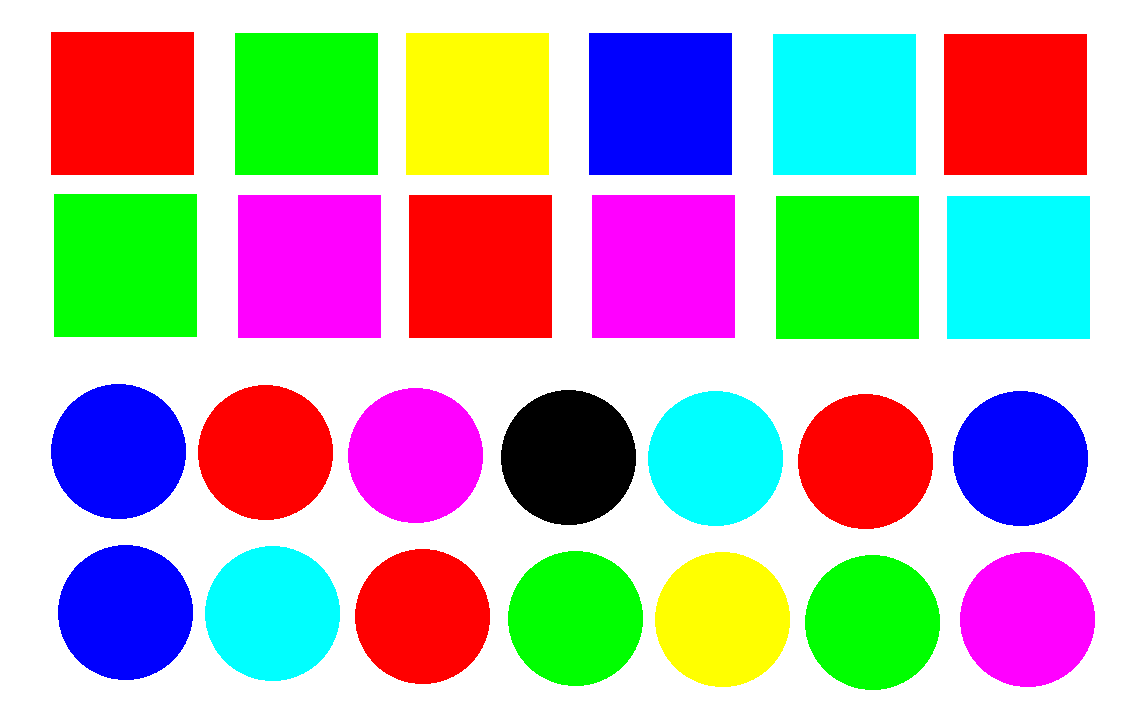
#> input picture Resources/Photos/color.png, 1144 x 714 px
$ python -i filters.py   (imports and definitions only)
#> lines starting #> are read from the running program, lines starting #| are printed output that depends on the picture; after the words box and inside, x2 and y2 are one past the last pixel; in counts of white or black regions, pixels touching at a corner belong together
#> further down, picture is the input picture: shape (714, 1144, 3); mean B, G, R 179.2, 176.6, 181.1
import cv2 as cv
import numpy as np


def clearFrame(frame):
    frame1 = cv.cvtColor(frame, cv.COLOR_BGR2HSV)
#> frame1: shape (714, 1144, 3); mean H, S, V 37.6, 134.4, 250.5

    frame1 = cv.bilateralFilter(frame1, 10, 35, 25)

    blank = np.zeros(frame.shape[:2], dtype='uint8')
    b, g, r = cv.split(frame1)
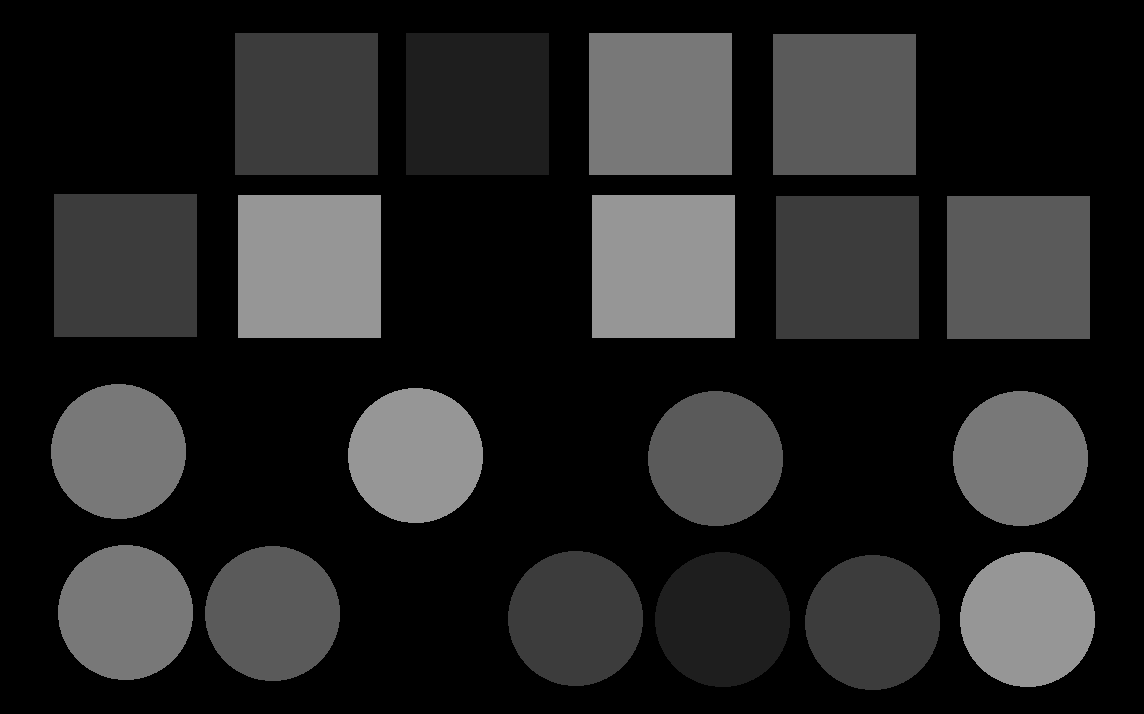
#> b: shape (714, 1144); min 0, max 150, mean 37.6
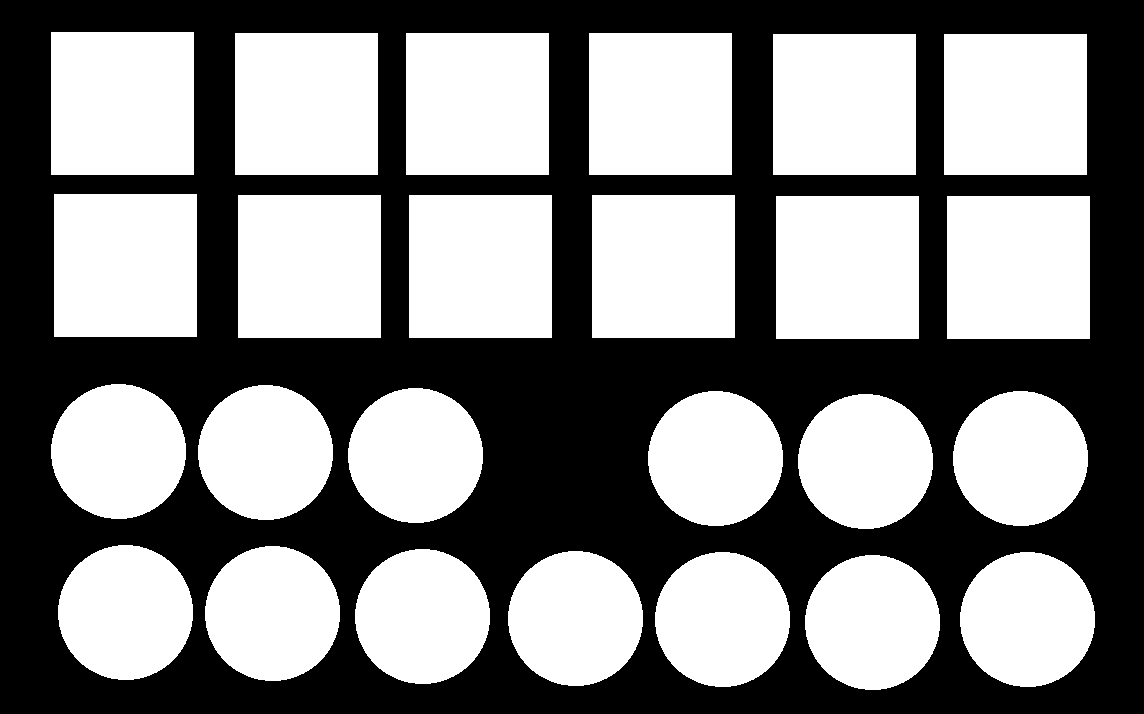
#> g: shape (714, 1144); 52.7% white; 1 black region, box (x1, y1, x2, y2) and area: (0, 0, 1144, 714) 386425
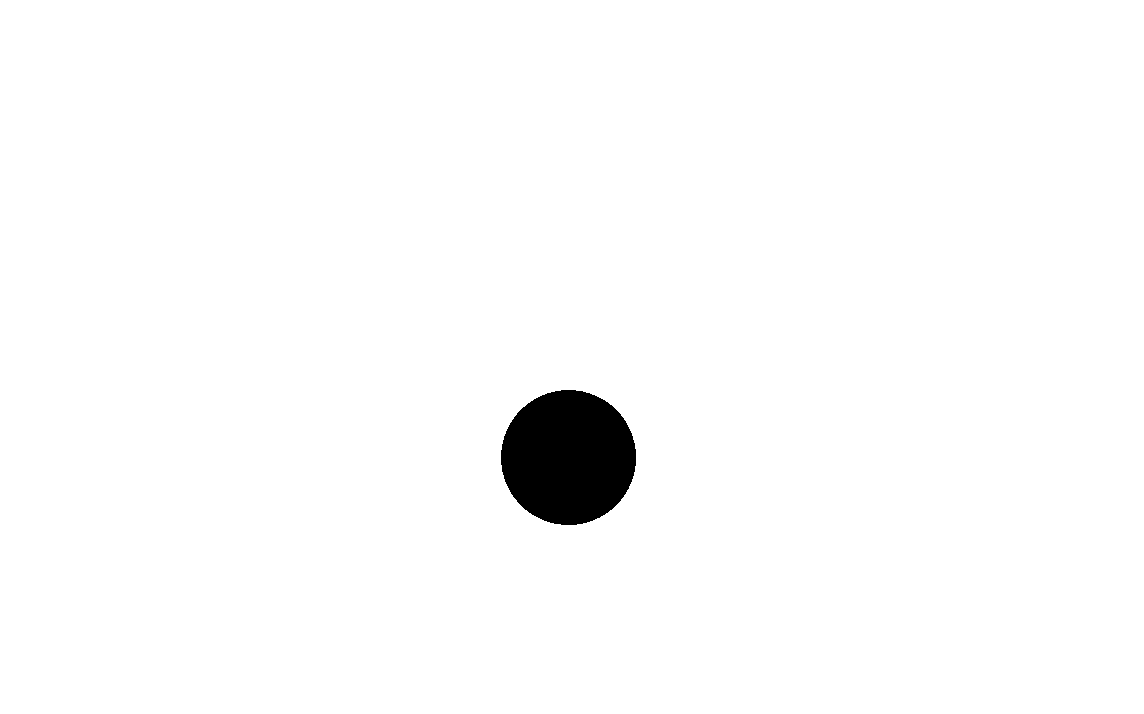
#> r: shape (714, 1144); 98.2% white; 1 black region, box (x1, y1, x2, y2) and area: (501, 390, 636, 525) 14308
    frame1 = cv.merge([blank, blank, r])
#> frame1: shape (714, 1144, 3); mean H, S, V 0, 0, 250.5
    frame2 = cv.merge([blank, g, r])
#> frame2: shape (714, 1144, 3); mean H, S, V 0, 134.4, 250.5
    clearFrame = diff_img = cv.absdiff(frame1, frame2)
#> clearFrame: shape (714, 1144, 3); mean H, S, V 0, 134.4, 0
    clearFrame = (255 - clearFrame)
#> clearFrame: shape (714, 1144, 3); mean H, S, V 255, 120.6, 255
    clearFrame = cv.cvtColor(clearFrame, cv.COLOR_BGR2GRAY)
    threshold, clearFrame = cv.threshold(clearFrame, 175, 255, cv.THRESH_BINARY_INV)
    return clearFrame

def getContours(clearFrame,drawnFrame):
    contours, hierarchies = cv.findContours(clearFrame, cv.RETR_LIST, cv.CHAIN_APPROX_SIMPLE)
    filtredContours=[]
    for c in contours:
        x = cv.contourArea(c)
        if (x > 700):
            # cv.drawContours(drawnFrame, [c], -1, (0, 255, 0), 2)
            filtredContours.append(c)
    return filtredContours,drawnFrame

>>> import cv2
>>> picture = cv2.imread('../../Resources/Photos/color.png')
>>> result = clearFrame(picture)
